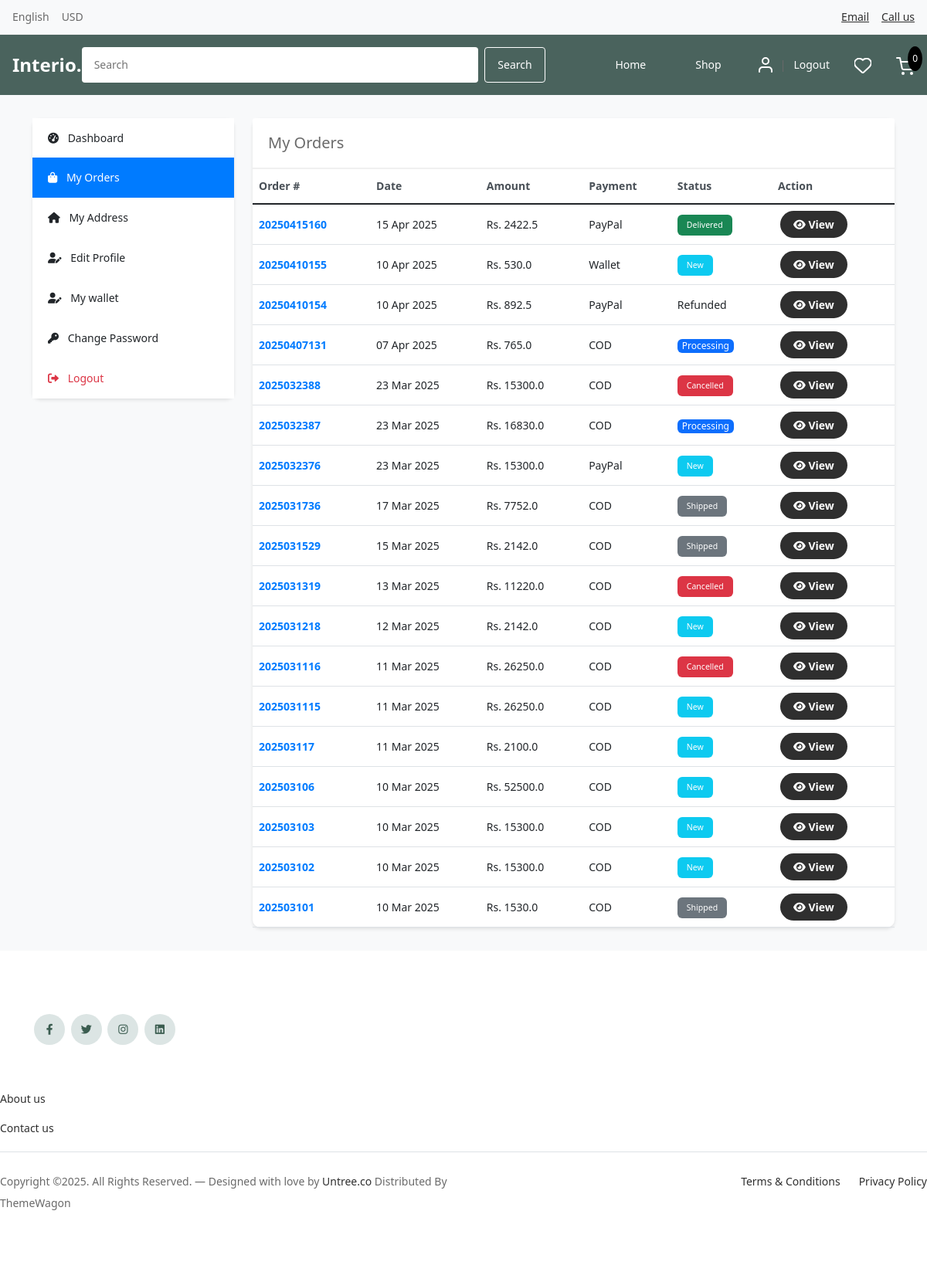
The page /accounts/my_orders/ (signed in) on the database its author committed.
### orders/models.py (models this page shows, shortened)
class Order(models.Model):
    STATUS = (
        ('New', 'New'),
        ('Processing', 'Processing'),
        ('Shipped', 'Shipped'),
        ('Delivered', 'Delivered'),
        ('Cancelled', 'Cancelled'),
        ('Refunded', 'Refunded'),
    )
    PAYMENT_METHOD = (
        ('COD', 'COD'),
        ('Razorpay', 'Razorpay'),
        ('Wallet', 'Wallet'),
        ('PayPal', 'Paypal'),
    )
    user = models.ForeignKey(Account, on_delete=models.SET_NULL, null=True)
    order_number = models.CharField(max_length=20)
    first_name = models.CharField(max_length=50)
    last_name = models.CharField(max_length=50)
    phone = models.CharField(max_length=15)
    email = models.EmailField(max_length=50)
    address_line_1 = models.CharField(max_length=100)
    address_line_2 = models.CharField(max_length=100, blank=True)
    city = models.CharField(max_length=50)
    state = models.CharField(max_length=50)
    country = models.CharField(max_length=50)
    pincode = models.CharField(max_length=10)
    order_note = models.CharField(max_length=100, blank=True)
    order_total = models.FloatField()
    tax = models.FloatField()
    status = models.CharField(max_length=10, choices=STATUS, default='New')
    ip = models.CharField(blank=True, max_length=20)
    is_ordered = models.BooleanField(default=False)
    payment_method = models.CharField(max_length=20, choices=PAYMENT_METHOD, default='COD')
    created_at = models.DateTimeField(auto_now_add=True)
    updated_at = models.DateTimeField(auto_now=True)
    coupon = models.ForeignKey(Coupon, null=True, blank=True, on_delete=models.SET_NULL)
    discount_amount = models.FloatField(default=0)
    product_discount = models.FloatField(default=0)
    delivery_charge = models.FloatField(default=0)
    estimated_delivery_date = models.DateField(null=True, blank=True)
    tracking_number = models.CharField(max_length=50, blank=True, null=True)
    carrier = models.CharField(max_length=50, blank=True, null=True)
    refund_status = models.CharField(max_length=20, choices=(
        ('Not Requested', 'Not Requested'),
        ('Pending', 'Pending'),
        ('Approved', 'Approved'),
        ('Rejected', 'Rejected'),
        ('Completed', 'Completed'),
    ), default='Not Requested')
    refund_reason = models.TextField(blank=True, null=True)
    refunded_at = models.DateTimeField(null=True, blank=True)

### accounts/views.py (the view)
# urls.py: path('my_orders/', views.my_orders, name='my_orders'),
@login_required(login_url='login')
def my_orders(request):
    orders = Order.objects.filter(user=request.user, is_ordered=True).order_by('-created_at')
    context = {
        'orders': orders,
    }
    return render(request, 'accounts/my_orders.html', context)

### carts/context_processors.py (called while the page is built)
def counter(request):
    cart_count = 0
    if 'admin' in request.path:
        return {}
    else:
        try:
            cart = Cart.objects.get(cart_id=_cart_id(request))
            cart_items = CartItem.objects.filter(cart=cart, is_active=True)
            for cart_item in cart_items:
                cart_count += cart_item.quantity
        except Cart.DoesNotExist:
            cart_count = 0
    return dict(cart_count=cart_count)

### carts/views.py (called while the page is built)
def _cart_id(request):
    cart = request.session.session_key
    if not cart:
        cart = request.session.create()
    return cart

### category/context_processors.py (called while the page is built)
def menu_links(request):
    links = Category.objects.all()
    return dict(links=links)

### templates/accounts/my_orders.html (shortened to what this page needs)
{% extends 'base.html' %}
{% load static %}
{% load custom_filters %}
{% block content %}
<div class="dashboard-container">
    <div class="container">
        <div class="row">
            <div class="col-md-3 mb-4">
                <div class="sidebar">
                    <div class="list-group list-group-flush">
                        <a href="{% url 'dashboard' %}" class="list-group-item list-group-item-action">
                            <i class="fas fa-tachometer-alt me-2"></i> Dashboard
                        </a>
                        <a href="{% url 'my_orders' %}" class="list-group-item list-group-item-action active">
                            <i class="fas fa-shopping-bag me-2"></i> My Orders
                        </a>
                        <a href="{% url 'manage_addresses' %}" class="list-group-item list-group-item-action">
                            <i class="fas fa-home me-2"></i> My Address
                        </a>
                        <a href="{% url 'edit_profile' %}" class="list-group-item list-group-item-action">
                            <i class="fas fa-user-edit me-2"></i> Edit Profile
                        </a>
                        <a href="{% url 'my_wallet' %}" class="list-group-item list-group-item-action">
                            <i class="fas fa-user-edit me-2"></i> My wallet
                        </a>
                        <a href="{% url 'change_password' %}" class="list-group-item list-group-item-action">
                            <i class="fas fa-key me-2"></i> Change Password
                        </a>
                        <a href="{% url 'logout' %}" class="list-group-item list-group-item-action text-danger">
                            <i class="fas fa-sign-out-alt me-2"></i> Logout
                        </a>
                    </div>
                </div>
            </div>
            <div class="col-md-9">
                <div class="main-content">
                    <div class="card-header d-flex justify-content-between align-items-center">
                        <h5 class="mb-0">My Orders</h5>
                    </div>
                    <div class="card-body p-0">
                        {% if orders %}
                        <div class="table-responsive">
                            <table class="table table-hover">
                                <thead>
                                    <tr>
                                        <th>Order #</th>
                                        <th>Date</th>
                                        <th>Amount</th>
                                        <th>Payment</th>
                                        <th>Status</th>
                                        <th>Action</th>
                                    </tr>
                                </thead>
                                <tbody>
                                    {% for order in orders %}
                                    <tr>
                                        <td class="order-number">{{ order.order_number }}</td>
                                        <td>{{ order.created_at|date:"d M Y" }}</td>
                                        <td>Rs. {{ order.order_total }}</td>
                                        <td>{{ order.payment_method }}</td>
                                        <td>
                                            {% if order.status == 'New' %}
            <span class="badge bg-info text-white">New</span>
        {% elif order.status == 'Cancelled' %}
            <span class="badge bg-danger text-white">Cancelled</span>
        {% elif order.status == 'Pending' %}
            <span class="badge bg-warning text-dark">Pending</span>
        {% elif order.status == 'Processing' %}
            <span class="badge bg-primary text-white">Processing</span>
        {% elif order.status == 'Shipped' %}
            <span class="badge bg-secondary text-white">Shipped</span>
        {% elif order.status == 'Delivered' %}
            <span class="badge bg-success text-white">Delivered</span>
        {% else %}
            {{ order.status }}
        {% endif %}
                                        </td>
                                        <td class="action-buttons">
                                            <a href="{% url 'order_detail' order.id %}" class="btn btn-sm btn-outline-primary">
                                                <i class="fas fa-eye"></i> View
                                            </a>
                                        </td>
                                    </tr>
                                    {% endfor %}
                                </tbody>
                            </table>
                        </div>
                        {% endif %}
                    </div>
                </div>
            </div>
        </div>
    </div>
</div>
{% endblock %}

### static/css/style.css (style rules this page uses)
body { overflow-x: hidden; position: relative; }
body { font-family: "Inter", sans-serif; font-weight: 400; line-height: 28px; color: #6a6a6a; font-size: 14px; background-color: #eff2f1; }
a { text-decoration: none; -webkit-transition: .3s all ease; -o-transition: .3s all ease; transition: .3s all ease; color: #2f2f2f; text-decoration: underline; }
.btn { font-weight: 600; padding: 12px 30px; border-radius: 30px; color: #ffffff; background: #2f2f2f; border-color: #2f2f2f; }
.badge.bg-primary { font-size: 0.75rem; padding: 0.25em 0.5em; }

### templates/includes/header.html (style rules this page uses)
* { margin: 0; padding: 0; box-sizing: border-box; font-family: system-ui, -apple-system, BlinkMacSystemFont, 'Segoe UI', sans-serif; }

### templates/accounts/my_orders.html (style rules this page uses)
.dashboard-container { background-color: #f8f9fa; padding: 30px 0; min-height: 100vh; }
.sidebar { background: white; border-radius: 10px; box-shadow: 0 2px 4px rgba(0,0,0,0.1); }
.sidebar .list-group-item { border: none; padding: 12px 20px; transition: all 0.3s ease; }
.sidebar .list-group-item.active { background-color: #007bff; border-color: #007bff; }
.main-content { background: white; border-radius: 10px; box-shadow: 0 2px 4px rgba(0,0,0,0.1); }
.main-content .card-header { background-color: white; border-bottom: 2px solid #f0f0f0; padding: 20px; }
.table { margin-bottom: 0; }
.table th { border-top: none; font-weight: 600; color: #495057; }
.table td { vertical-align: middle; }
.badge { padding: 8px 12px; font-weight: 500; border-radius: 6px; }
.btn-outline-primary { border-width: 2px; padding: 5px 15px; }
.order-number { font-weight: 600; color: #007bff; }
.action-buttons .btn { margin: 0 3px; }

### rows shown on the page
Order: order_number "20250415160", created_at "15 Apr 2025", order_total "2422.5", payment_method "PayPal", status "Delivered"
Order: order_number "20250410155", created_at "10 Apr 2025", order_total "530.0", payment_method "Wallet", status "New"
Order: order_number "20250410154", created_at "10 Apr 2025", order_total "892.5", payment_method "PayPal", status "Refunded"
Order: order_number "20250407131", created_at "07 Apr 2025", order_total "765.0", payment_method "COD", status "Processing"
Order: order_number "2025032388", created_at "23 Mar 2025", order_total "15300.0", payment_method "COD", status "Cancelled"
Order: order_number "2025032387", created_at "23 Mar 2025", order_total "16830.0", payment_method "COD", status "Processing"
Order: order_number "2025032376", created_at "23 Mar 2025", order_total "15300.0", payment_method "PayPal", status "New"
Order: order_number "2025031736", created_at "17 Mar 2025", order_total "7752.0", payment_method "COD", status "Shipped"
Order: order_number "2025031529", created_at "15 Mar 2025", order_total "2142.0", payment_method "COD", status "Shipped"
Order: order_number "2025031319", created_at "13 Mar 2025", order_total "11220.0", payment_method "COD", status "Cancelled"
Order: order_number "2025031218", created_at "12 Mar 2025", order_total "2142.0", payment_method "COD", status "New"
Order: order_number "2025031116", created_at "11 Mar 2025", order_total "26250.0", payment_method "COD", status "Cancelled"
Order: order_number "2025031115", created_at "11 Mar 2025", order_total "26250.0", payment_method "COD", status "New"
Order: order_number "202503117", created_at "11 Mar 2025", order_total "2100.0", payment_method "COD", status "New"
Order: order_number "202503106", created_at "10 Mar 2025", order_total "52500.0", payment_method "COD", status "New"
Order: order_number "202503103", created_at "10 Mar 2025", order_total "15300.0", payment_method "COD", status "New"
Order: order_number "202503102", created_at "10 Mar 2025", order_total "15300.0", payment_method "COD", status "New"
Order: order_number "202503101", created_at "10 Mar 2025", order_total "1530.0", payment_method "COD", status "Shipped"

### other values the page prints
{{ cart_count }} "0"
